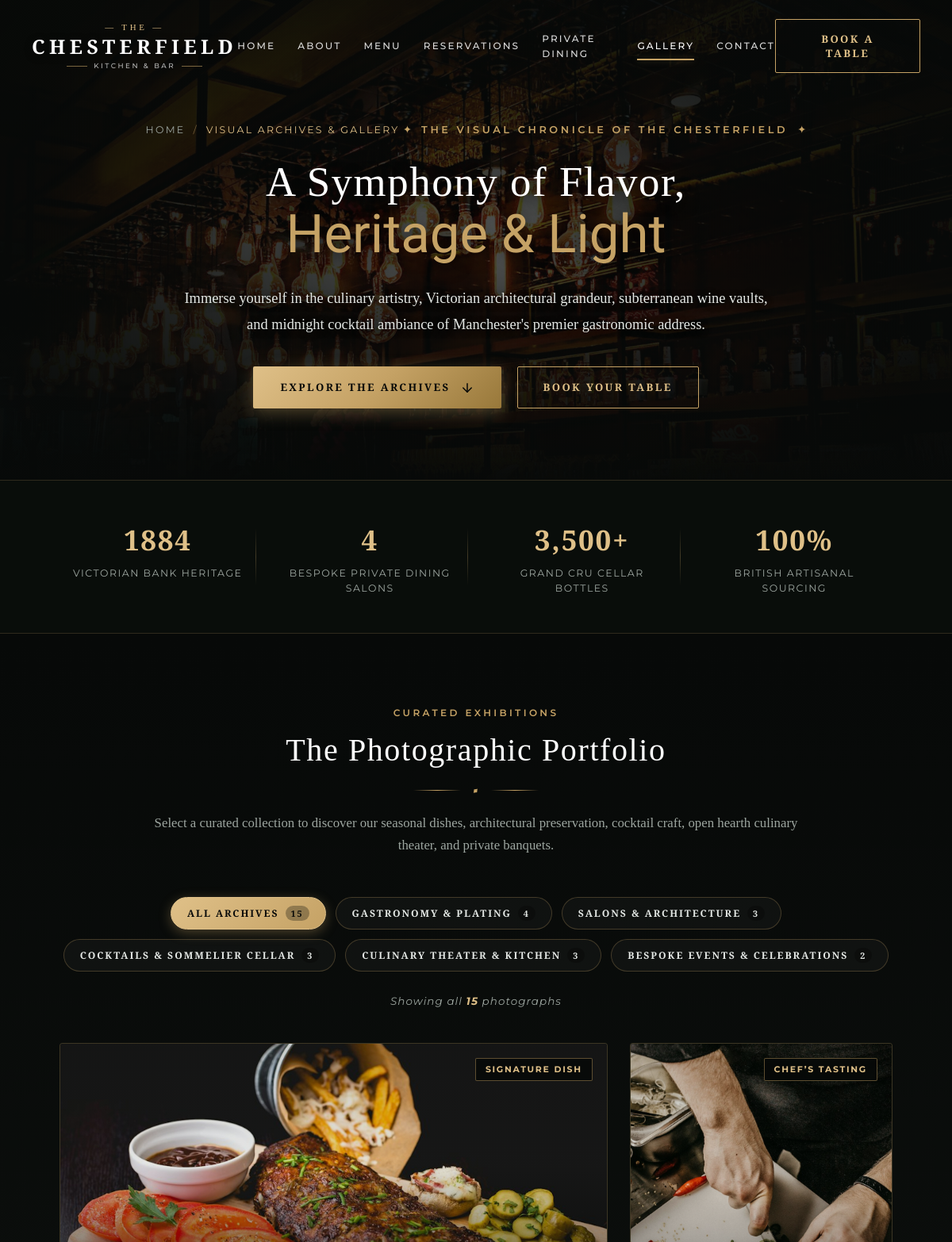
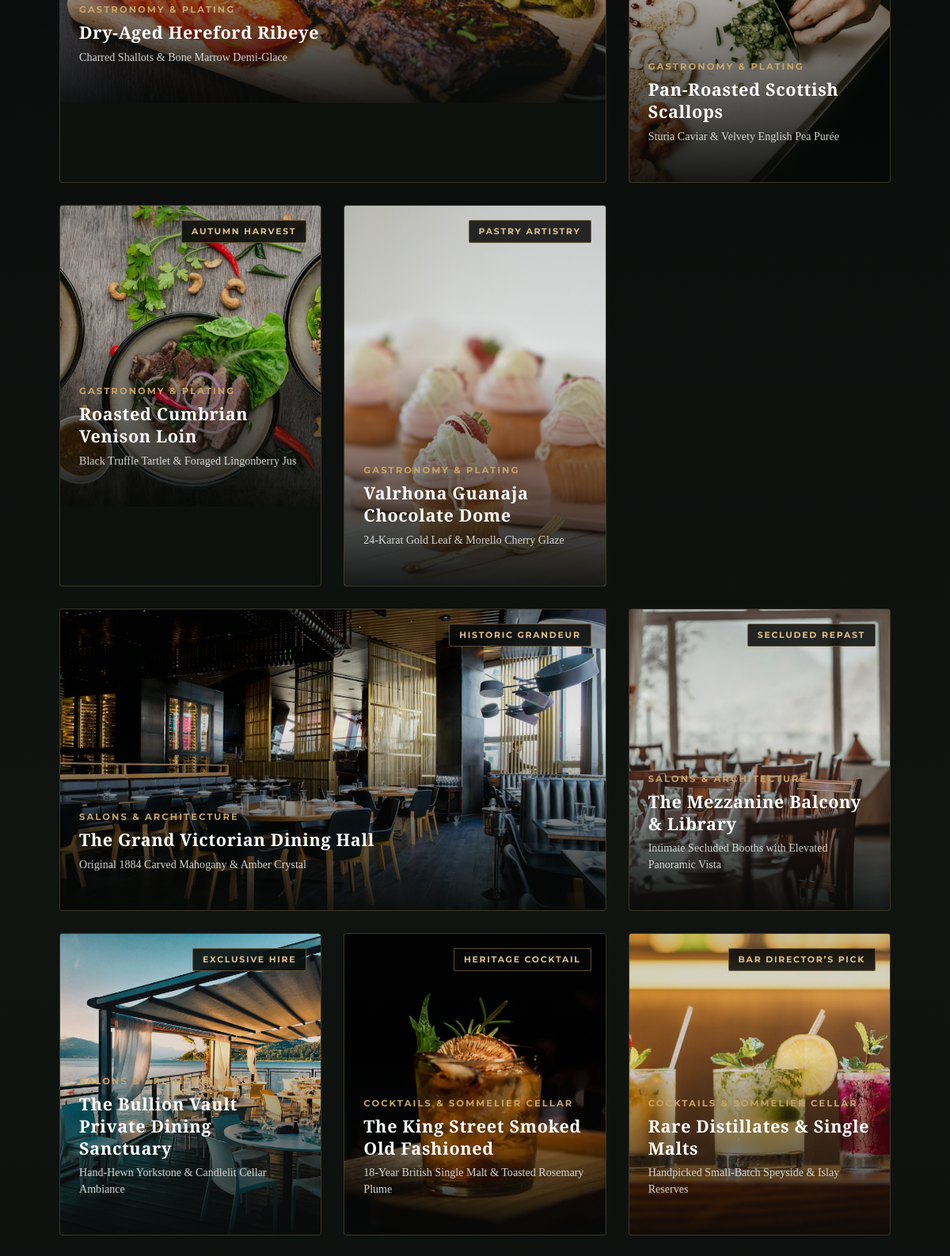
Page /gallery/ (upper part) on the committed database (2 pictures, top to bottom).
### gallery/models.py (models this page shows, shortened)
class VirtualTourStat(models.Model):
    stat_number = models.CharField(max_length=50)
    label = models.CharField(max_length=120)
    order = models.PositiveIntegerField(default=0)
    is_active = models.BooleanField(default=True)
    class Meta:
        verbose_name = "Virtual Tour Stat"
        verbose_name_plural = "Virtual Tour Stats"
        ordering = ['order']

class GalleryCategory(models.Model):
    name = models.CharField(max_length=100, help_text="Display name for filter button")
    slug = models.SlugField(max_length=100, unique=True, help_text="Filter identifier (e.g., gastronomy, interiors)")
    order = models.PositiveIntegerField(default=0, help_text="Display sequence")
    is_active = models.BooleanField(default=True)
    class Meta:
        verbose_name = "Gallery Category"
        verbose_name_plural = "Gallery Categories"
        ordering = ['order', 'name']

class GalleryItem(models.Model):
    ASPECT_RATIO_CHOICES = (
        ('standard', 'Standard (4:3)'),
        ('landscape', 'Landscape (16:9)'),
        ('portrait', 'Portrait (3:4)'),
        ('tall', 'Tall Panoramic (2:3)'),
        ('wide', 'Wide Feature (2:1)'),
    )
    title = models.CharField(max_length=200, help_text="Title of the photograph")
    category = models.ForeignKey(GalleryCategory, on_delete=models.CASCADE, related_name='items')
    subtitle = models.CharField(max_length=200, blank=True, help_text="E.g. 'Dry-Aged British Beef' or 'Candlelit Mezzanine'")
    description = models.TextField(blank=True, help_text="Detailed note or narrative about this photograph")
    image = models.ImageField(upload_to='gallery/', blank=True, null=True, help_text="User-uploaded high-res image via Admin")
    static_image = models.CharField(max_length=255, blank=True, default='', help_text="Bundled file name in gallery/static/gallery/media/")
    badge = models.CharField(max_length=60, blank=True, default='', help_text="E.g. 'SIGNATURE DISH', 'RARE VINTAGE', 'PRIVATE SALON'")
    aspect_ratio = models.CharField(max_length=20, choices=ASPECT_RATIO_CHOICES, default='standard')
    photographer_credit = models.CharField(max_length=150, blank=True, default='The Chesterfield Archives')
    featured = models.BooleanField(default=False, help_text="Highlight as a large focal card in the grid")
    order = models.PositiveIntegerField(default=0, help_text="Display sorting order")
    is_active = models.BooleanField(default=True)
    created_at = models.DateTimeField(auto_now_add=True)
    class Meta:
        verbose_name = "Gallery Item"
        verbose_name_plural = "Gallery Items"
        ordering = ['order', '-created_at']
    @property
    def get_image_url(self):
        if self.image:
            try:
                return self.image.url
            except Exception:
                pass
        if self.static_image:
            return static(f'gallery/media/{self.static_image}')
        return ''

### gallery/views.py (the view)
# urls.py: path('gallery/', gallery_views.gallery_view, name='gallery_view'),
def gallery_view(request):
    categories = GalleryCategory.objects.filter(is_active=True).order_by('order')
    items = GalleryItem.objects.filter(is_active=True).select_related('category').order_by('order', '-created_at')
    instagram_posts = InstagramHighlight.objects.filter(is_active=True).order_by('order')
    stats = VirtualTourStat.objects.filter(is_active=True).order_by('order')
    context = {
        'categories': categories,
        'items': items,
        'instagram_posts': instagram_posts,
        'stats': stats,
    }
    return render(request, 'gallery/gallery.html', context)

### gallery/models.py (called while the page is built)
    @property
    def get_image_url(self):
        if self.image:
            try:
                return self.image.url
            except Exception:
                pass
        if self.static_image:
            return static(f'gallery/media/{self.static_image}')
        return ''

### gallery/templates/gallery/gallery.html (shortened to what this page needs)
{% extends 'base.html' %}
{% load static %}
{% block extra_css %}
<link rel="stylesheet" href="{% static 'gallery/css/gallery.css' %}">
{% endblock extra_css %}
{% block content %}
<div class="gallery-page-wrapper">
    <section class="gallery-hero-section" id="galleryHero">
        <div class="gallery-hero-bg" style="background-image: url('{% static 'gallery/media/gallery_hero.jpg' %}');">
            <div class="gallery-hero-overlay"></div>
        </div>
        <div class="gallery-hero-content">
            <nav class="gallery-breadcrumb" aria-label="Breadcrumb">
                <a href="/">HOME</a>
                <span class="crumb-separator">/</span>
                <span class="crumb-current">VISUAL ARCHIVES & GALLERY</span>
            </nav>
            <div class="gallery-hero-kicker">
                <span class="gold-diamond">✦</span>
                <span class="kicker-text">THE VISUAL CHRONICLE OF THE CHESTERFIELD</span>
                <span class="gold-diamond">✦</span>
            </div>
            <h1 class="gallery-hero-title">
                A Symphony of Flavor, <br>
                <span class="highlight-script">Heritage & Light</span>
            </h1>
            <p class="gallery-hero-subtitle">
                Immerse yourself in the culinary artistry, Victorian architectural grandeur, subterranean wine vaults, and midnight cocktail ambiance of Manchester's premier gastronomic address.
            </p>
            <div class="hero-actions-wrap">
                <a href="#galleryGridSection" class="btn-solid-gold">
                    <span>EXPLORE THE ARCHIVES</span>
                    <svg width="18" height="18" viewBox="0 0 24 24" fill="none" stroke="currentColor" stroke-width="2" stroke-linecap="round" stroke-linejoin="round">
                        <line x1="12" y1="5" x2="12" y2="19"></line>
                        <polyline points="19 12 12 19 5 12"></polyline>
                    </svg>
                </a>
                <a href="{% url 'reservations' %}" class="btn-outline-gold">
                    BOOK YOUR TABLE
                </a>
            </div>
        </div>
    </section>
    <section class="gallery-stats-section">
        <div class="gallery-container">
            <div class="stats-counter-grid">
                {% for stat in stats %}
                <div class="stat-counter-item">
                    <span class="stat-number">{{ stat.stat_number }}</span>
                    <span class="stat-label">{{ stat.label }}</span>
                </div>
                {% endfor %}
            </div>
        </div>
    </section>
    <section class="gallery-grid-section" id="galleryGridSection">
        <div class="gallery-container">
            <div class="section-center-header">
                <span class="section-kicker">CURATED EXHIBITIONS</span>
                <h2 class="section-heading">The Photographic Portfolio</h2>
                <div class="gold-flourish-divider">
                    <span class="flourish-line"></span>
                    <span class="flourish-icon">♦</span>
                    <span class="flourish-line"></span>
                </div>
                <p class="section-subtext">
                    Select a curated collection to discover our seasonal dishes, architectural preservation, cocktail craft, open hearth culinary theater, and private banquets.
                </p>
            </div>
            <div class="gallery-filter-bar">
                <button type="button" class="filter-pill-btn active" data-filter="all">
                    <span>ALL ARCHIVES</span>
                    <span class="pill-count">{{ items|length }}</span>
                </button>
                {% for category in categories %}
                    {% if category.slug != 'all' %}
                    <button type="button" class="filter-pill-btn" data-filter="{{ category.slug }}">
                        <span>{{ category.name|upper }}</span>
                        <span class="pill-count">{{ category.items.count }}</span>
                    </button>
                    {% endif %}
                {% endfor %}
            </div>
            <div class="filter-status-row">
                <span class="filter-status-text" id="galleryFilterStatus">Showing all <strong>{{ items|length }}</strong> photographs</span>
            </div>
            <div class="gallery-masonry-grid" id="galleryMasonryGrid">
                {% for item in items %}
                <div class="gallery-card card-aspect-{{ item.aspect_ratio }}{% if item.featured %} card-featured{% endif %}"
                     data-category="{{ item.category.slug }}"
                     data-index="{{ forloop.counter0 }}"
                     data-id="{{ item.id }}"
                     data-title="{{ item.title }}"
                     data-subtitle="{{ item.subtitle }}"
                     data-desc="{{ item.description }}"
                     data-img="{{ item.get_image_url }}"
                     data-badge="{{ item.badge }}"
                     data-credit="{{ item.photographer_credit }}">
                    <div class="card-inner">
                        <img src="{{ item.get_image_url }}" alt="{{ item.title }}" loading="lazy" class="gallery-card-img">
                        {% if item.badge %}
                        <div class="card-badge-tag">{{ item.badge }}</div>
                        {% endif %}
                        <div class="card-caption-content">
                            <span class="caption-category">{{ item.category.name }}</span>
                            <h3 class="caption-title">{{ item.title }}</h3>
                            {% if item.subtitle %}
                            <p class="caption-subtitle">{{ item.subtitle }}</p>
                            {% endif %}
                        </div>
                    </div>
                </div>
                {% empty %}
                <div class="gallery-empty-state">
                    <p>No gallery photographs currently published.</p>
                </div>
                {% endfor %}
            </div>
        </div>
    </section>
</div>
{% endblock content %}

### static/css/base.css (style rules this page uses)
:root { --gold-primary: #C5A265; --gold-light: #DFC088; --gold-dark: #9E7D43; --gold-glow: rgba(197, 162, 101, 0.35); --bg-dark: #0A0C0E; --bg-bar: #080B09; --bg-card: #121417; --text-white: #FFFFFF; --text-cream: #F5EFEB; --text-body: rgba(255, 255, 255, 0.78); --text-muted: rgba(255, 255, 255, 0.55); --border-gold: rgba(197, 162, 101, 0.35); --border-subtle: rgba(255, 255, 255, 0.12); --font-serif: 'Playfair Display', Georgia, serif; --font-cinzel: 'Cinzel', serif; --font-script: 'Alex Brush', cursive; --font-sans: 'Montserrat', -apple-system, BlinkMacSystemFont, "Segoe UI", Roboto, sans-serif; --transition-smooth: all 0.3s cubic-bezier(0.25, 0.8, 0.25, 1); --shadow-gold: 0 6px 20px rgba(197, 162, 101, 0.25); --radius-sm: 2px; --radius-md: 4px; }
*, *::before, *::after { margin: 0; padding: 0; box-sizing: border-box; }
html { scroll-behavior: smooth; font-size: 16px; -webkit-font-smoothing: antialiased; -moz-osx-font-smoothing: grayscale; }
body { background-color: var(--bg-dark); color: var(--text-white); font-family: var(--font-sans); line-height: 1.6; overflow-x: hidden; }
a { color: inherit; text-decoration: none; }
button { font-family: inherit; border: none; background: none; cursor: pointer; }
.btn-outline-gold { display: inline-block; padding: 11px 24px; border: 1px solid var(--gold-primary); background: transparent; color: var(--text-white); font-family: var(--font-sans); font-size: 0.75rem; font-weight: 600; letter-spacing: 0.18em; text-transform: uppercase; border-radius: var(--radius-sm); transition: var(--transition-smooth); }
.btn-solid-gold { display: inline-flex; align-items: center; gap: 12px; background: var(--gold-primary); color: #121417; padding: 14px 28px; font-family: var(--font-sans); font-size: 0.78rem; font-weight: 700; letter-spacing: 0.16em; text-transform: uppercase; border-radius: var(--radius-sm); border: none; cursor: pointer; transition: var(--transition-smooth); box-shadow: 0 4px 15px rgba(197, 162, 101, 0.3); }

### rows in the picture
VirtualTourStat: stat_number "1884", label "VICTORIAN BANK HERITAGE"
VirtualTourStat: stat_number "4", label "BESPOKE PRIVATE DINING SALONS"
VirtualTourStat: stat_number "3,500+", label "GRAND CRU CELLAR BOTTLES"
VirtualTourStat: stat_number "100%", label "BRITISH ARTISANAL SOURCING"
GalleryCategory: name "GASTRONOMY & PLATING", items.count "4"
GalleryCategory: name "SALONS & ARCHITECTURE", items.count "3"
GalleryCategory: name "COCKTAILS & SOMMELIER CELLAR", items.count "3"
GalleryCategory: name "CULINARY THEATER & KITCHEN", items.count "3"
GalleryCategory: name "BESPOKE EVENTS & CELEBRATIONS", items.count "2"
GalleryItem: get_image_url (picture), badge "SIGNATURE DISH", category.name "GASTRONOMY & PLATING", title "Dry-Aged Hereford Ribeye", subtitle "Charred Shallots & Bone Marrow Demi-Glace"
GalleryItem: get_image_url (picture), badge "CHEF’S TASTING", category.name "GASTRONOMY & PLATING", title "Pan-Roasted Scottish Scallops", subtitle "Sturia Caviar & Velvety English Pea Purée"
GalleryItem: get_image_url (picture), badge "AUTUMN HARVEST", category.name "GASTRONOMY & PLATING", title "Roasted Cumbrian Venison Loin", subtitle "Black Truffle Tartlet & Foraged Lingonberry Jus"
GalleryItem: get_image_url (picture), badge "PASTRY ARTISTRY", category.name "GASTRONOMY & PLATING", title "Valrhona Guanaja Chocolate Dome", subtitle "24-Karat Gold Leaf & Morello Cherry Glaze"
GalleryItem: get_image_url (picture), badge "HISTORIC GRANDEUR", category.name "SALONS & ARCHITECTURE", title "The Grand Victorian Dining Hall", subtitle "Original 1884 Carved Mahogany & Amber Crystal"
GalleryItem: get_image_url (picture), badge "SECLUDED REPAST", category.name "SALONS & ARCHITECTURE", title "The Mezzanine Balcony & Library", subtitle "Intimate Secluded Booths with Elevated Panoramic Vista"
GalleryItem: get_image_url (picture), badge "EXCLUSIVE HIRE", category.name "SALONS & ARCHITECTURE", title "The Bullion Vault Private Dining Sanctuary", subtitle "Hand-Hewn Yorkstone & Candlelit Cellar Ambiance"
GalleryItem: get_image_url (picture), badge "HERITAGE COCKTAIL", category.name "COCKTAILS & SOMMELIER CELLAR", title "The King Street Smoked Old Fashioned", subtitle "18-Year British Single Malt & Toasted Rosemary Plume"
GalleryItem: get_image_url (picture), badge "BAR DIRECTOR’S PICK", category.name "COCKTAILS & SOMMELIER CELLAR", title "Rare Distillates & Single Malts", subtitle "Handpicked Small-Batch Speyside & Islay Reserves"

### other values in the picture
{{ items|length }} "15"
